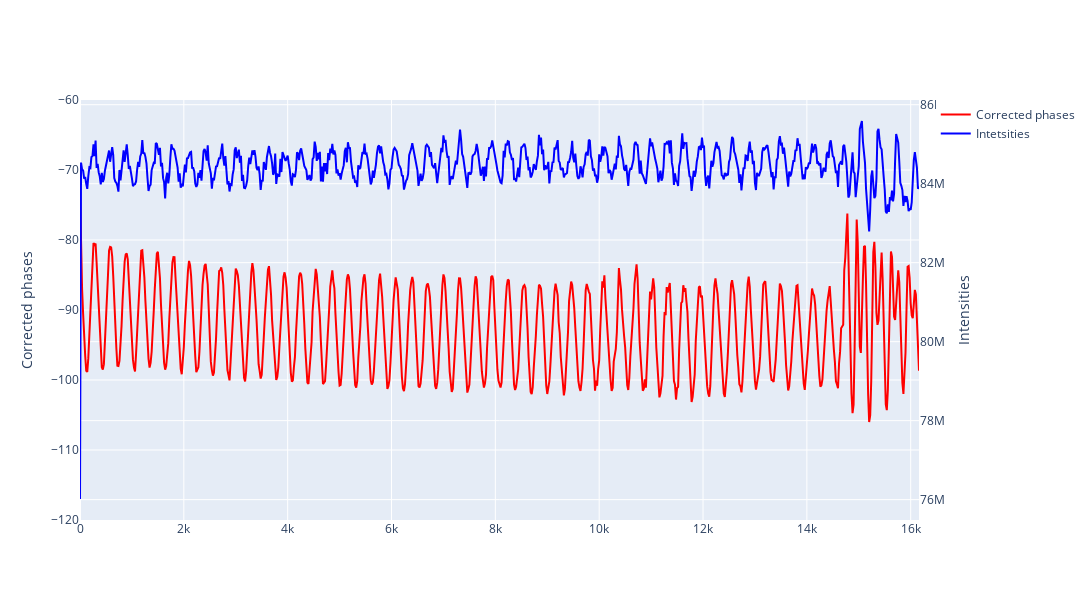

Notebook cell for this chart:
### Code cell
# Создаем график Plotly
fig = go.Figure()

# Добавляем первый график на основную ось y
y = parameters_fct_rf[number][half_name].averaged_data.corrected_phases
x = np.arange(len(y))
fig.add_trace(go.Scatter(x=averaging_window * x, y=y, mode='lines', line=dict(color='red'), name='Corrected phases')) 

# Добавляем второй график на дополнительную ось y
y = parameters_fct_rf[number][half_name].averaged_data.intensities
fig.add_trace(go.Scatter(x=averaging_window * x, y=y[x], mode='lines',line=dict(color='blue'), name='Intetsities', yaxis='y2'))

# Настраиваем общий вид графика
fig.update_layout(
    title='',
    yaxis=dict(title='Corrected phases', range=[-120, -60]),
    yaxis2=dict(title='Intensities', overlaying='y', side='right')
)

# Изменяем размер окна графика
fig.update_layout(
    width=1200,   # Ширина окна в пикселях
    height=600   # Высота окна в пикселях
)

# Отображаем график
fig.show()

### Figure 1 — Plotly figure (JSON) as saved in the notebook; plotly's stock layout.template omitted (floating-point values rounded to 4 significant figures; data arrays with more than 128 entries replaced by an {"elided": "..."} marker saying what was removed)
{"data": [{"line": {"color": "red"}, "mode": "lines", "name": "Corrected phases", "type": "scatter", "x": {"elided": "809 int values"}, "y": {"elided": "809 float values"}}, {"line": {"color": "blue"}, "mode": "lines", "name": "Intetsities", "type": "scatter", "x": {"elided": "809 int values"}, "y": {"elided": "809 float values"}, "yaxis": "y2"}], "layout": {"height": 600, "title": {"text": ""}, "width": 1200, "yaxis": {"range": [-120, -60], "title": {"text": "Corrected phases"}}, "yaxis2": {"overlaying": "y", "side": "right", "title": {"text": "Intensities"}}}}
